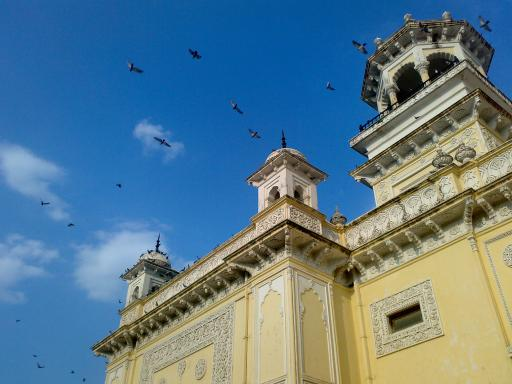
#> input picture Kmeans/Kmeans/home.jpg, 512 x 384 px, found by its file name
$ python kmeans_ejemplo_2.py
#> lines starting #> are read from the running program, lines starting #| are printed output that depends on the picture
import numpy as np
import cv2
import matplotlib.pyplot as plt

# --- Cargo Imagen ----------------------------------------------------------------------------
img = cv2.imread('Kmeans/home.jpg')
#> img is the input picture: shape (384, 512, 3); mean B, G, R 141.2, 123.9, 91.6
img = cv2.cvtColor(img, cv2.COLOR_BGR2RGB) # siempre se carga en bgr hay que pasarlo en rgb
plt.figure()
plt.imshow(img)
plt.show()

#en este ejemplo vamos a usar kmeans para ver los colres predominantes de la imagen
# --- Preparo datos ---------------------------------------------------------------------------
Z = img.reshape((-1,3))   # Genero una matriz de Nx3 con todos los valores de los pixels de la imagen (N = ancho x alto) -1 es para autocompletar con lo que corresponda, lo hace automaticamente
Z = np.float32(Z)         # Paso a float
Ncolors = len(np.unique(Z, axis=0)) # obtengo las filas unicas, serian los colores
#> Ncolors = 51711

# --- Aplico K-means para obtener la paleta de colores (Cuantización de colores) --------------
criteria = (cv2.TERM_CRITERIA_EPS + cv2.TERM_CRITERIA_MAX_ITER, 10, 1.0)
K = 4
ret, label, center = cv2.kmeans(Z, K, None, criteria, 10, cv2.KMEANS_RANDOM_CENTERS)
#> ret = 261775482.8; center = [[66.57, 61.83, 41.95], [35.26, 105.8, 171.3], [139.1, 129, 93.17], [190.4, 183.7, 148.3]]

# --- Obtengo la nueva imagen con la nueva paleta de colores ----------------------------------
center = np.uint8(center)
#> center = [[66, 61, 41], [35, 105, 171], [139, 129, 93], [190, 183, 148]]
aux = center[label.flatten()] # siempre indexamos con flat, vamos a hacer un reshape con los colores
imgQ = aux.reshape((img.shape))
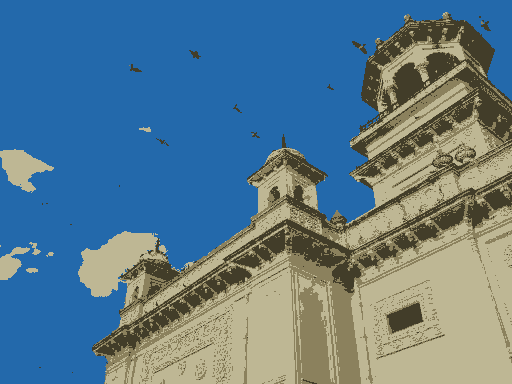
#> imgQ: shape (384, 512, 3); mean R, G, B 91.3, 123.2, 140.9

plt.figure()
ax1 = plt.subplot(121)
plt.xticks([]), plt.yticks([])
plt.imshow(img), plt.title(f'Imagen Original. Ncolors = {Ncolors}') # f print es dinamico, lo dinamico esta entre corchetes
plt.subplot(122, sharex=ax1, sharey=ax1), plt.imshow(imgQ), plt.title(f'Imagen con colores cuantizados --> K = {K}')
plt.show()
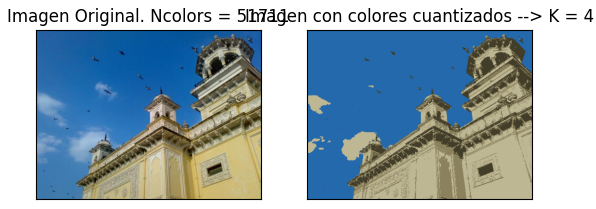
#> figure drawn by matplotlib, 2 panels
